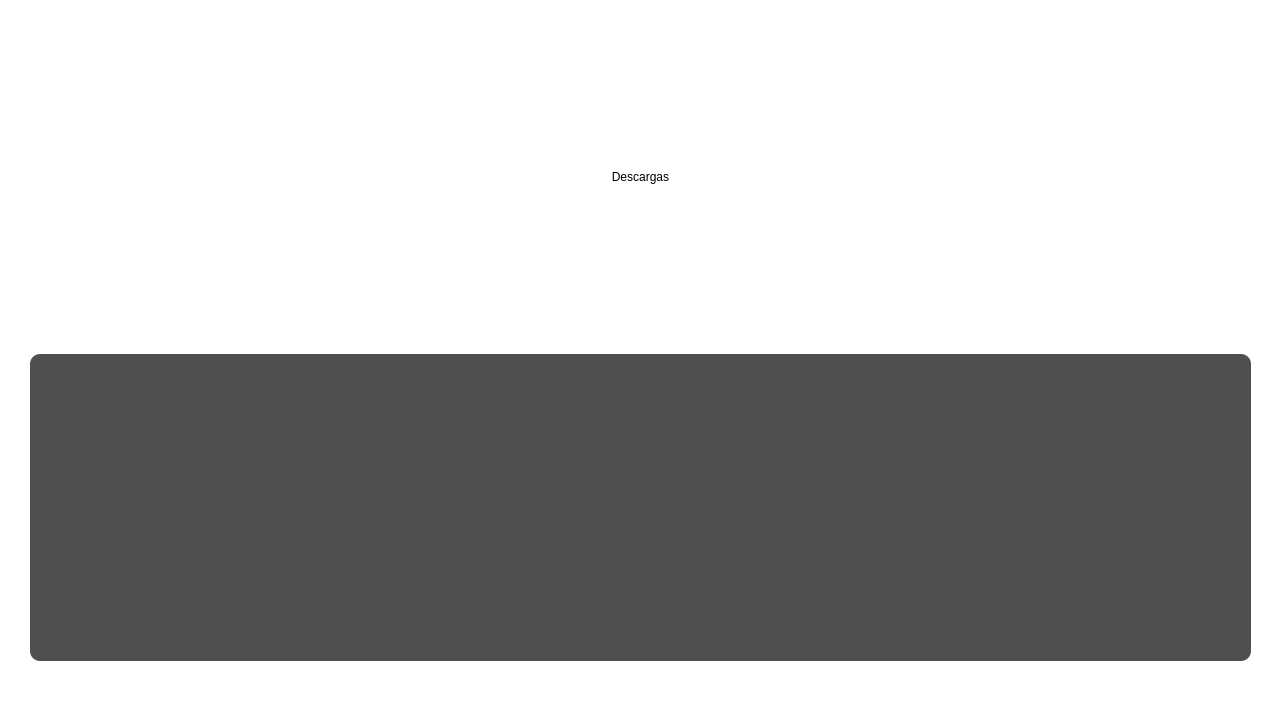
<?xml version="1.0" encoding="UTF-8"?>
<ui version="4.0">
 <class>MainWindow</class>
 <widget class="QMainWindow" name="MainWindow">
  <property name="geometry">
   <rect>
    <x>0</x>
    <y>0</y>
    <width>1281</width>
    <height>720</height>
   </rect>
  </property>
  <property name="sizePolicy">
   <sizepolicy hsizetype="Expanding" vsizetype="Expanding">
    <horstretch>0</horstretch>
    <verstretch>0</verstretch>
   </sizepolicy>
  </property>
  <property name="windowTitle">
   <string>ProyectP&amp;D</string>
  </property>
  <property name="styleSheet">
   <string notr="true">background-color: rgb(255, 255, 255);</string>
  </property>
  <widget class="QWidget" name="centralwidget">
   <property name="sizePolicy">
    <sizepolicy hsizetype="Expanding" vsizetype="Expanding">
     <horstretch>0</horstretch>
     <verstretch>0</verstretch>
    </sizepolicy>
   </property>
   <property name="styleSheet">
    <string notr="true">
background-color: rgb(255, 255, 255);</string>
   </property>
   <widget class="QWidget" name="verticalLayoutWidget">
    <property name="geometry">
     <rect>
      <x>0</x>
      <y>0</y>
      <width>1281</width>
      <height>681</height>
     </rect>
    </property>
    <layout class="QVBoxLayout" name="verticalLayout">
     <property name="sizeConstraint">
      <enum>QLayout::SetMinAndMaxSize</enum>
     </property>
     <item>
      <widget class="QLabel" name="label">
       <property name="sizePolicy">
        <sizepolicy hsizetype="Expanding" vsizetype="Expanding">
         <horstretch>0</horstretch>
         <verstretch>0</verstretch>
        </sizepolicy>
       </property>
       <property name="layoutDirection">
        <enum>Qt::LeftToRight</enum>
       </property>
       <property name="styleSheet">
        <string notr="true">background-color: rgb(255, 255, 255);
margin-top: 15px</string>
       </property>
       <property name="text">
        <string>Descargas</string>
       </property>
       <property name="alignment">
        <set>Qt::AlignCenter</set>
       </property>
      </widget>
     </item>
     <item>
      <widget class="QGraphicsView" name="graphicsView">
       <property name="styleSheet">
        <string notr="true">margin: 10px 30px 20px 30px;
border: none;
background-color: rgb(79, 79, 79);
border-radius: 10px;</string>
       </property>
      </widget>
     </item>
    </layout>
   </widget>
  </widget>
  <widget class="QMenuBar" name="menubar">
   <property name="geometry">
    <rect>
     <x>0</x>
     <y>0</y>
     <width>1281</width>
     <height>21</height>
    </rect>
   </property>
  </widget>
  <widget class="QStatusBar" name="statusbar"/>
 </widget>
 <resources/>
 <connections/>
</ui>
